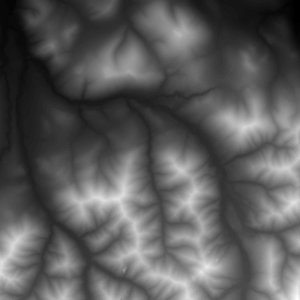
#> input picture vision/Vision/Kernel test/elevation.png, 300 x 300 px, found by its file name
$ python kirsh_combined.py   (older library calls are emulated)
#> lines starting #> are read from the running program, lines starting #| are printed output that depends on the picture
import cv2
import numpy as np

img = cv2.imread('C:/Users/Imane/OneDrive/Bureau/vision/TP/Kernel test/elevation.png', cv2.IMREAD_GRAYSCALE)
#> img is the input picture: shape (300, 300); min 0, max 254, mean 90.8

kirsch_kernels = [
    np.array([[5, 5, 5],
             [-3, 0, -3],
             [-3, -3, -3]]),  # N
    np.array([[5, 5, -3],
             [5, 0, -3],
             [-3, -3, -3]]),  # NW
    np.array([[5, -3, -3],
              [5, 0, -3],
              [5, -3, -3]]),  # W
    np.array([[-3, -3, -3],
              [5, 0, -3],
              [5, 5, -3]]),  # SW
    np.array([[-3, -3, -3],
              [-3, 0, -3],
              [5, 5, 5]]),  # S
    np.array([[-3, -3, -3],
              [-3, 0, 5],
              [-3, 5, 5]]),  # SE
    np.array([[-3, -3, 5],
              [-3, 0, 5],
              [-3, -3, 5]]),  # E
    np.array([[-3, 5, 5],
              [-3, 0, 5],
              [-3, -3, -3]])   # NE
]

edge_max = np.zeros_like(img, dtype=np.float32)

for i, k in enumerate(kirsch_kernels):
    filtered = cv2.filter2D(img, cv2.CV_32F, k)
    # Normalize for display of each direction
    edge_dir = cv2.normalize(filtered, None, 0, 255, cv2.NORM_MINMAX).astype(np.uint8)
    cv2.imshow(f"Kirsch Direction {i+1}", edge_dir)
    # Update maximum edge map
    edge_max = np.maximum(edge_max, filtered)
#> this loop made 8 passes
#> pass 1, `filtered = cv2.filter2D(img, cv2.CV_32F, k)`:
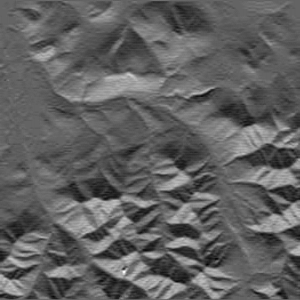
#> filtered: shape (300, 300) float32; min -238, max 367, mean -7.6; drawn with min black and max white
#> pass 1, `edge_max = np.maximum(edge_max, filtered)`:
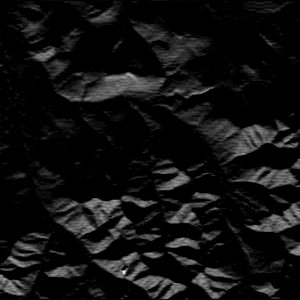
#> edge_max: shape (300, 300) float32; min 0, max 367, mean 24.5; drawn with min black and max white
#> pass 2, `filtered = cv2.filter2D(img, cv2.CV_32F, k)`:
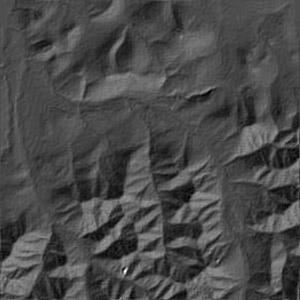
#> filtered: shape (300, 300) float32; min -220, max 508, mean -7.8; drawn with min black and max white
#> after the loop:
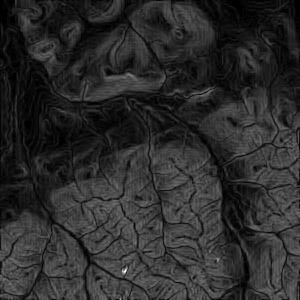
#> edge_max: shape (300, 300) float32; min 0, max 508, mean 88.3; drawn with min black and max white
#> after the loop:
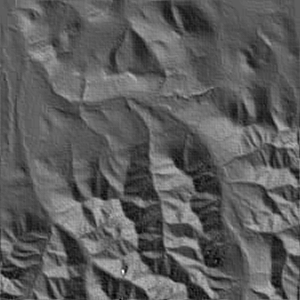
#> filtered: shape (300, 300) float32; min -224, max 383, mean -2.3; drawn with min black and max white

edge_max = cv2.normalize(edge_max, None, 0, 255, cv2.NORM_MINMAX).astype(np.uint8)
cv2.imshow("Kirsch Overall Edge", edge_max)

cv2.waitKey(0)
cv2.destroyAllWindows()
